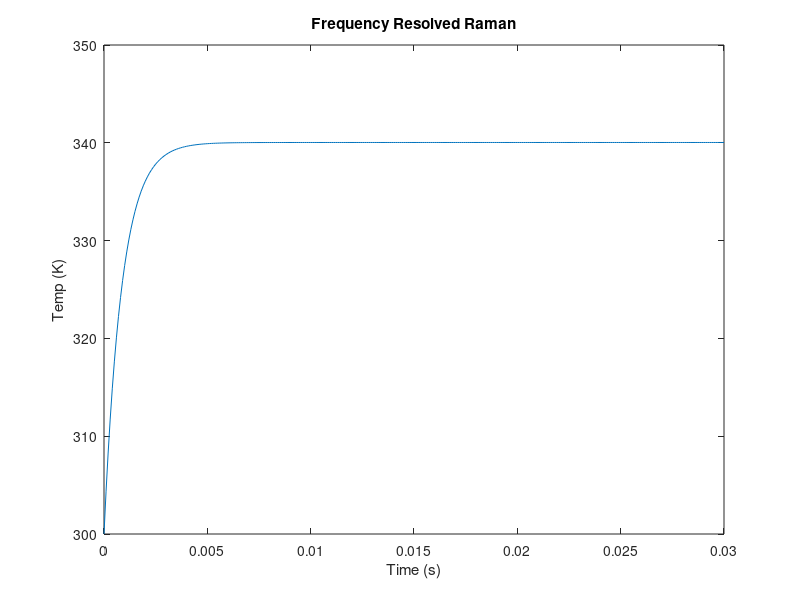

Source code (MATLAB):
% https://www.mathworks.com/help/matlab/ref/integral.html
clc
clear all
close all

rho=2328; % kg/m^3                                   %Peter: 10960 to 2328 for silicon
cp=712; % J/kg*K                                      %237 to 712
k=150; % W/m*K                                          %8 to 150
alpha = k/(cp*rho);
kg = 0.024; % air W/m*K
alphag = 1.9e-5; % air m^2/s
x1 = 418.95e-6; % m
x2 = 438.88e-6; % m
L = 450e-6; % m cantilever length
D1 = 31e-6; % Spot size, m
D2 = 65.3e-6; % spot size, m
thick = 2.5e-6; % m
h = 22e-6;
vol = D1*D2*thick;
P0 = 7.9e-3;
g = P0/vol;
eps = 0.1;          % emissivity
sigma = 5.67e-8;    % Stephan-Boltzman Constant
T0 = 300;
f0 = 10^5;

%% Freq Resolved Raman
error_series=1e-15;
sum_series=0;
delta_T=1;
clear m
m=1;
clear t
t = [0:0.0001:0.03]; % Time
l = L-h/2;

while (delta_T>error_series)
        Cm = ((1-(-1)^m)*cos((m*pi*x1)/(2*l)))^2/(m^4*pi^4);                %got rid of a negative in the cos
        delta_T=Cm * ((1-exp(-(m^2*pi^2*alpha*t)/(4*l^2)))/...
            (1+exp(-(m^2*pi^2*alpha)/(8*f0*l^2))));
        sum_series=sum_series+delta_T;
        m=m+1;
end
C0 = 8*g*L^3/((l-x1)*k);
theta_pulse = C0 * sum_series;
T = theta_pulse+T0;

figure;
plot(t,T);
xlabel('Time (s)')
ylabel('Temp (K)')
title('Frequency Resolved Raman')